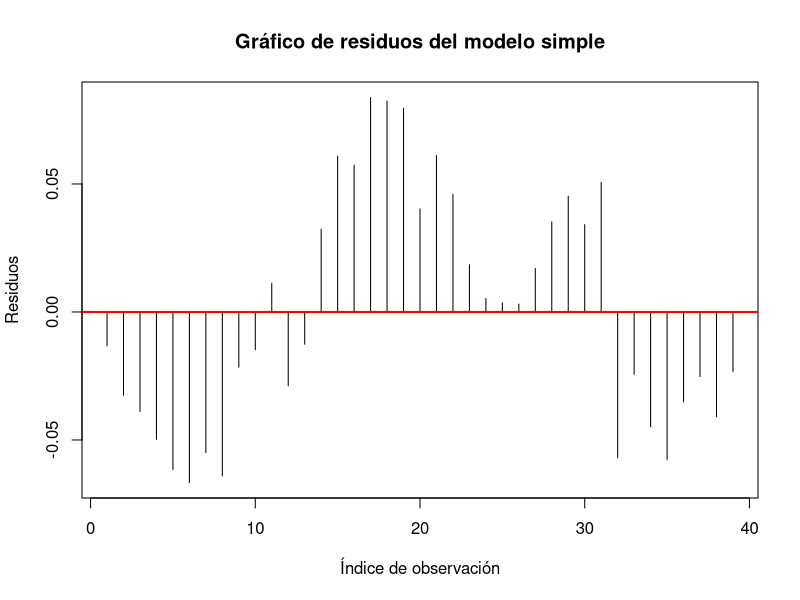
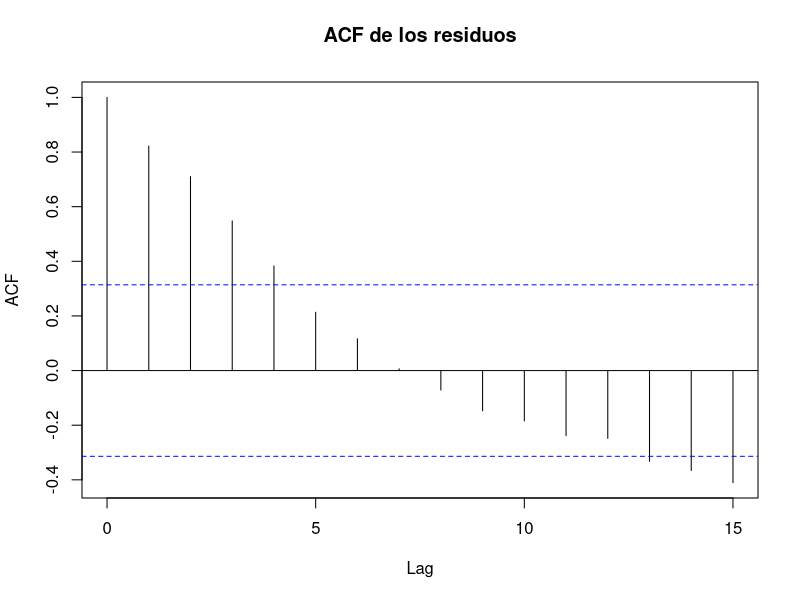
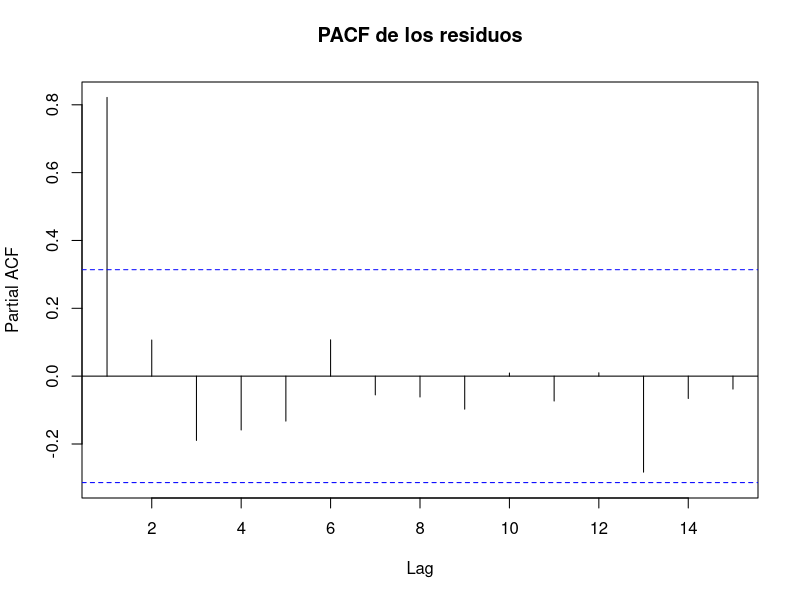
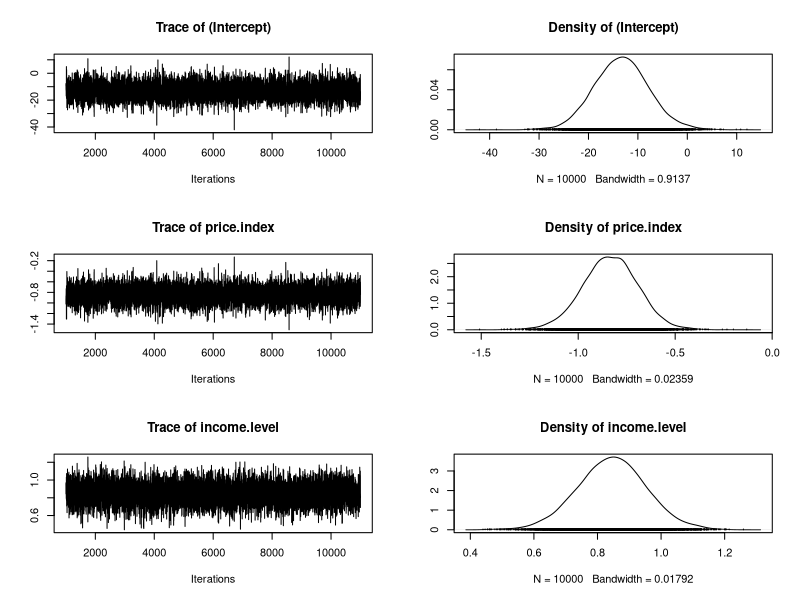
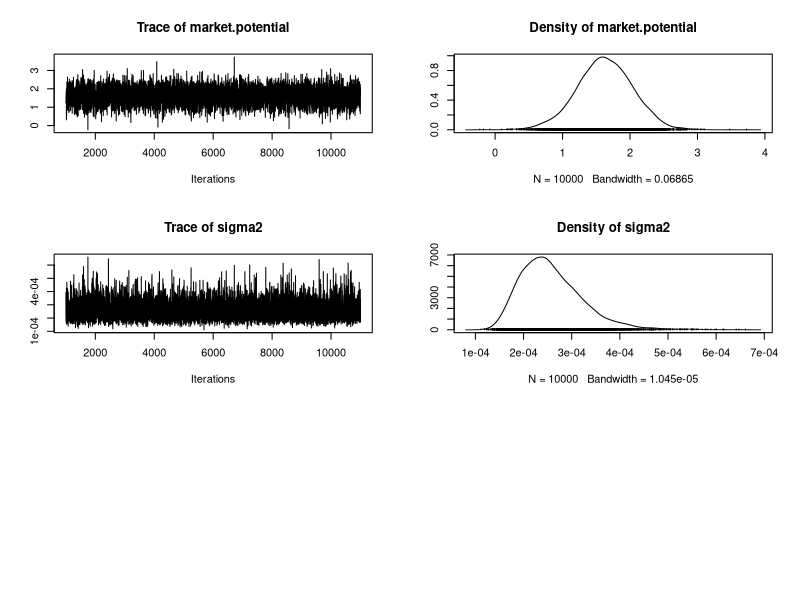
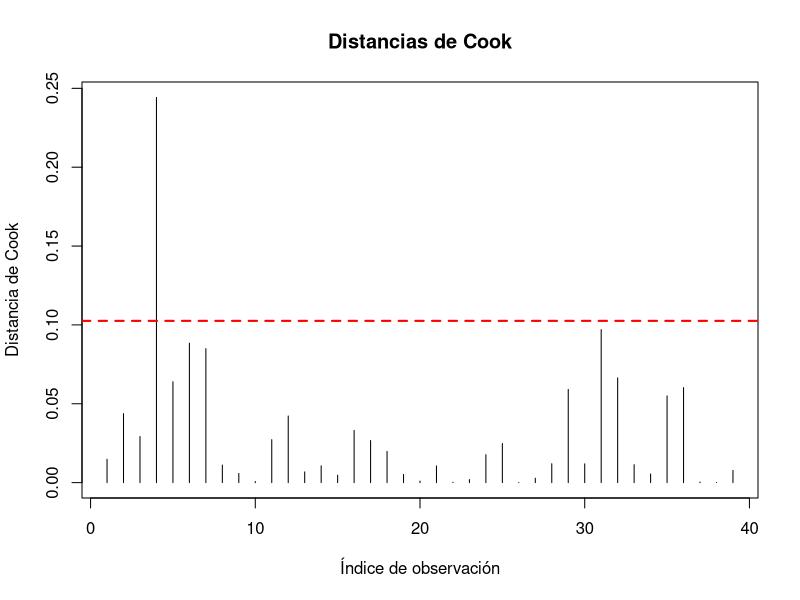
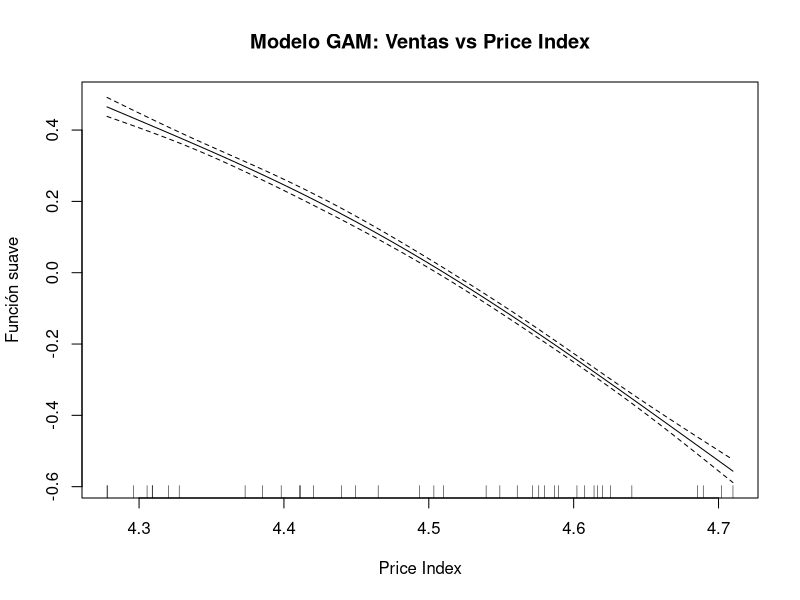

Write the R code that produced these figures, in order.
## ---- chunk 1
knitr::opts_chunk$set(echo = TRUE)
## ---- chunk 2
# Cargamos las librerias que necesitaremos durante el ejercicio.
library(memisc)
library(lmtest)
library(MCMCpack)
library(MASS)
library(glmnet)
library(mgcv)

## ---- chunk 3
# Cargamos la base de datos Freeny
data("freeny")

# Visualizamos la estructura del objeto
str(freeny)
## ---- chunk 4
# Obtenemos un resumen de estadísticas descriptivas
summary(freeny)
## ---- chunk 5
# Mostramos las primeras 6 observaciones
head(freeny)

# Mostramos las últimas 6 observaciones
tail(freeny)
## ---- chunk 6
# Calculamos la matriz de varianzas (varianza-covarianza)
var_matrix <- var(freeny)
print("Matriz de varianzas:")
print(var_matrix)
## ---- chunk 7
# Calculamos la matriz de correlaciones
cor_matrix <- cor(freeny)
print("Matriz de correlaciones:")
print(cor_matrix)
## ---- chunk 8
# Ajustamos el modelo de regresión lineal simple
# En este modelo, consideramos "freeny.y" como nuestra variable de respuesta (ventas) y usamos la segunda columna de "freeny.x" (índice de precios) como variable explicativa.

modelo_simple <- lm(freeny.y ~ freeny.x[, 2], data = freeny)

# Visualizamos un resumen del modelo para obtener los coeficientes, errores estándar, t-valor y p-valor
summary(modelo_simple)

## ---- chunk 9
# Obtenemos los intervalos de confianza para los coeficientes del modelo simple.
# Esto nos permitirá conocer el rango en el que es probable que se encuentren los valores reales de los parámetros.
confint_modelo <- confint(modelo_simple)

# Imprimimos los intervalos de confianza obtenidos.
print("Intervalos de confianza de los parámetros:")
print(confint_modelo)

## ---- chunk 10
# Extraemos el R-squared del modelo simple.
r2 <- summary(modelo_simple)$r.squared
print(paste("R-squared:", round(r2, 4)))

# Graficamos los residuos del modelo simple.
plot(modelo_simple$residuals, 
     main = "Gráfico de residuos del modelo simple",
     xlab = "Índice de observación",
     ylab = "Residuos",
     type = "h")
abline(h = 0, col = "red", lwd = 2)

## ---- chunk 11
# Realizamos el test de Durbin-Watson
dw_result <- dwtest(modelo_simple)

# Visualizamos los resultados
print(dw_result)

## ---- chunk 12
# Graficar la ACF de los residuos
acf(modelo_simple$residuals, main = "ACF de los residuos")

# Graficar la PACF de los residuos
pacf(modelo_simple$residuals, main = "PACF de los residuos")

## ---- chunk 13
# Extraemos el coeficiente y el p-valor bilateral para la variable de precio
coef_est <- coef(summary(modelo_simple))["freeny.x[, 2]", "Estimate"]
p_value_two_sided <- coef(summary(modelo_simple))["freeny.x[, 2]", "Pr(>|t|)"]

# Calculamos el p-valor unilateral según el signo del coeficiente
if (coef_est < 0) {
  p_value_one_sided <- p_value_two_sided / 2
} else {
  p_value_one_sided <- 1 - p_value_two_sided / 2
}

# Imprimimos resultados
cat("Coeficiente estimado (precio):", round(coef_est, 4), "\n")
cat("p-valor bilateral:", format(p_value_two_sided, scientific = TRUE), "\n")
cat("p-valor unilateral:", format(p_value_one_sided, scientific = TRUE), "\n")

# Evaluamos la hipótesis con un nivel de significación de 0.05
alpha <- 0.05
if (p_value_one_sided < alpha) {
  cat("Conclusión: Rechazamos H0; la relación entre precio y ventas es significativamente negativa.\n")
} else {
  cat("Conclusión: No se rechaza H0; no hay evidencia suficiente de una relación negativa.\n")
}

## ---- chunk 14
# Ajustamos el modelo completo utilizando todas las variables explicativas
# En nuestro data frame 'freeny', la variable respuesta es 'freeny.y' y las variables explicativas son: 'lag.quarterly.revenue', 'price.index', 'income.level' y 'market.potential'.
modelo_completo <- lm(freeny.y ~ lag.quarterly.revenue + price.index + income.level + market.potential, data = freeny)

# Utilizamos el método stepwise para seleccionar el mejor modelo con este método evaluamos de forma iterativa la inclusión y eliminación de variables basándonos en el criterio AIC.
mejor_modelo <- step(modelo_completo, direction = "both", trace = FALSE)

# Mostramos un resumen del modelo seleccionado
summary(mejor_modelo)

## ---- chunk 15
# Modelo GLM A: Modelo completo con todas las variables explicativas
modelo_glm_A <- glm(freeny.y ~ lag.quarterly.revenue + price.index + income.level + market.potential,
                    data = freeny, family = gaussian())

# Modelo GLM B: Modelo sin la variable 'lag.quarterly.revenue'
modelo_glm_B <- glm(freeny.y ~ price.index + income.level + market.potential,
                    data = freeny, family = gaussian())

# Modelo GLM C: Modelo que incluye un término polinómico de grado 2 para 'price.index'
modelo_glm_C <- glm(freeny.y ~ poly(price.index, 2) + income.level + market.potential,
                    data = freeny, family = gaussian())

# Calculamos el AIC para cada modelo
aic_glm_A <- AIC(modelo_glm_A)
aic_glm_B <- AIC(modelo_glm_B)
aic_glm_C <- AIC(modelo_glm_C)

# Calculamos el pseudo R-squared para cada modelo utilizando la fórmula:
# (Null Deviance - Residual Deviance) / Null Deviance
pseudo_R2_A <- (modelo_glm_A$null.deviance - modelo_glm_A$deviance) / modelo_glm_A$null.deviance
pseudo_R2_B <- (modelo_glm_B$null.deviance - modelo_glm_B$deviance) / modelo_glm_B$null.deviance
pseudo_R2_C <- (modelo_glm_C$null.deviance - modelo_glm_C$deviance) / modelo_glm_C$null.deviance

# Creamos una tabla resumen para comparar AIC y pseudo R-squared
modelos <- c("GLM A (completo)", "GLM B (sin lag)", "GLM C (polinómico en precio)")
AIC_valores <- c(aic_glm_A, aic_glm_B, aic_glm_C)
pseudo_R2_valores <- c(pseudo_R2_A, pseudo_R2_B, pseudo_R2_C)
resumen_modelos_glm <- data.frame(Modelo = modelos, 
                                  AIC = round(AIC_valores, 2),
                                  Pseudo_R2 = round(pseudo_R2_valores, 4))
print(resumen_modelos_glm)

## ---- chunk 16
# Ajustamos el modelo Bayesiano con MCMCregress utilizando la misma especificación que nuestro mejor modelo
modelo_bayes <- MCMCregress(freeny.y ~ price.index + income.level + market.potential, 
                            data = freeny)

# Mostramos un resumen del modelo Bayesiano
summary(modelo_bayes)

# Graficamos el modelo para evaluar la convergencia y el comportamiento de las cadenas
plot(modelo_bayes)

# Calculamos el error residual bayesiano

error_residual_bayes <- sqrt(mean(modelo_bayes[, "sigma2"]))
cat("Error residual Bayesiano:", round(error_residual_bayes, 4), "\n")

## ---- chunk 17
# Calculamos las distancias de Cook para el modelo
cooks_vals <- cooks.distance(mejor_modelo)

# Creamos un data.frame con el nombre de la observación y la distancia de Cook
cooks_table <- data.frame(
  Observation = names(cooks_vals),
  CookDistance = cooks_vals
)

# Imprimimos la tabla
print(cooks_table)

# Graficamos las distancias de Cook y añadimos una línea de referencia
plot(cooks_vals, type = "h", main = "Distancias de Cook",
     xlab = "Índice de observación", ylab = "Distancia de Cook")
# Umbral de referencia: 4/n (en nuestro caso n es el número de observaciones del modelo)
n_obs <- length(cooks_vals)
abline(h = 4 / n_obs, col = "red", lwd = 2, lty = 2)
cat("Umbral (4/n):", round(4 / n_obs, 4), "\n")
## ---- chunk 18
# Verificamos si alguna observación supera el umbral 4/n
umbral <- 4 / n_obs
influyentes <- which(cooks_vals > umbral)

if (length(influyentes) > 0) {
  cat("Observaciones influyentes (Cook's distance > 4/n):\n")
  print(influyentes)
  cat("Ajustaremos un modelo robusto para comparar:\n\n")
  
  # Ajustamos el modelo robusto con la misma especificación
  modelo_robusto <- rlm(freeny.y ~ price.index + income.level + market.potential, data = freeny)
  
  # Vemos un resumen del modelo robusto
  print(summary(modelo_robusto))
  
  # Podemos comparar, por ejemplo, los coeficientes y el error residual
  cat("\nCoeficientes del modelo robusto:\n")
  print(coef(modelo_robusto))
  
  # Calculamos y mostramos el error residual robusto (la función rlm no reporta un RSE igual que lm, pero podemos ver la escala interna que usa rlm)
  cat("Escala (s) del modelo robusto (análogo al error residual):\n")
  print(modelo_robusto$s)
  
} else {
  cat("No se han detectado observaciones influyentes (Cook's distance > 4/n).\n")
  cat("No ajustamos modelo robusto.\n")
}

## ---- chunk 19
# Preparamos los datos:
X <- as.matrix(freeny[, c("price.index", "income.level", "market.potential")])
y <- as.numeric(freeny$y)  # Convertimos 'y' a vector numérico

# Ajustamos el modelo ridge con validación cruzada
cv_ridge <- cv.glmnet(X, y, alpha = 0, standardize = TRUE)

# Mostramos el valor óptimo de lambda
cat("Valor óptimo de lambda:", cv_ridge$lambda.min, "\n")

# Extraemos los coeficientes del modelo ridge en el lambda óptimo
coef_ridge <- coef(cv_ridge, s = "lambda.min")
cat("Coeficientes del modelo ridge:\n")
print(coef_ridge)

# Calculamos las predicciones del modelo ridge
pred_ridge <- predict(cv_ridge, newx = X, s = "lambda.min")

# Calculamos el error residual (RMSE) para el modelo ridge
rmse_ridge <- sqrt(mean((y - pred_ridge)^2))
cat("Error residual (RMSE) del modelo ridge:", round(rmse_ridge, 4), "\n")


## ---- chunk 20
# Ajustamos el modelo GAM usando un spline cúbico para price.index
modelo_gam <- gam(freeny.y ~ s(price.index, k = 4), family = gaussian, data = freeny)

# Mostramos el resumen del modelo
summary(modelo_gam)

# Graficamos la función suave ajustada para visualizar la relación
plot(modelo_gam, main = "Modelo GAM: Ventas vs Price Index", xlab = "Price Index", ylab = "Función suave")

## ---- chunk 21
# Extraemos el vector numérico a partir de los nombres de las filas del dataset
time_values <- as.numeric(rownames(freeny))

# Tomamos la parte entera de cada valor para el año
year <- floor(time_values)

# Calculamos la parte decimal, que nos indica el trimestre según nuestra convención
rem <- round(time_values - year, 2)

# Nosotros mapeamos la parte decimal a trimestre:
# Si el residuo es 0, interpretamos que es Q1;
# si es 0.25, Q2; si es 0.50, Q3; y si es 0.75, Q4.
quarter <- ifelse(rem == 0, 1,
                  ifelse(rem == 0.25, 2,
                         ifelse(rem == 0.50, 3,
                                ifelse(rem == 0.75, 4, NA))))

# Convertimos 'year' y 'quarter' a factores para tratarlas como variables categóricas
year <- as.factor(year)
quarter <- as.factor(quarter)

# Nosotros creamos un nuevo data frame que incluye las ventas, el índice de precios, el año y el trimestre
data_time <- data.frame(
  sales = freeny$y,
  price_index = freeny$price.index,
  year = year,
  quarter = quarter
)

# Revisamos las primeras filas para confirmar que las variables se han creado correctamente
head(data_time)


## ---- chunk 22
# Ajustamos el modelo ANOVA aditivo: ventas ~ año + trimestre

model_anova_add <- aov(sales ~ year + quarter, data = data_time)

# Revisamos el resumen del modelo para ver los grados de libertad residuales, los F values y los p-valores con asteriscos de significación.
summary(model_anova_add)
## ---- chunk 23
# Construimos una tabla de medias para ver los promedios de ventas en cada grupo (por año y trimestre)
anova_means <- model.tables(model_anova_add, type = "means")
print(anova_means)

## ---- chunk 24
# Estimamos el modelo ANCOVA:
# Incluimos 'year' y 'quarter' como factores y 'price_index' como covariable.
model_ancova <- lm(sales ~ year + quarter + price_index, data = data_time)

# Revisamos el resumen del modelo ANCOVA para ver los coeficientes, errores, t-values, p-valores y el R².
summary(model_ancova)
